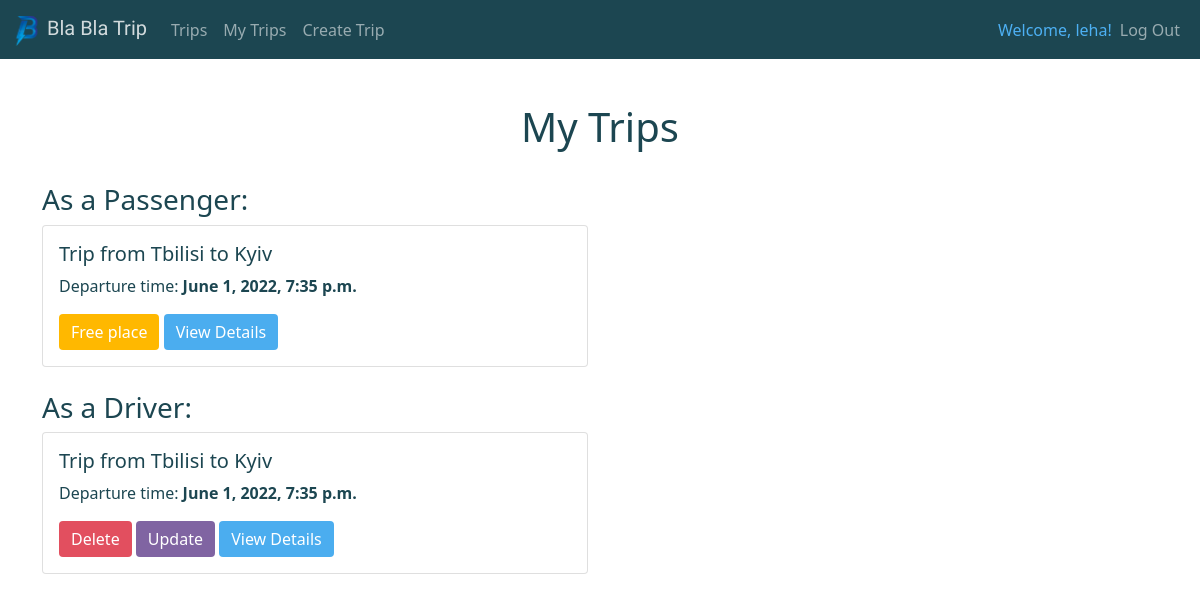
Screenshot of /my_trips/ (signed in) with the database file from the repository.
### trips/models.py (models this page shows, shortened)
class Trip(models.Model):
    num_of_places = models.PositiveIntegerField()
    start_date_and_time = models.DateTimeField()
    places_left = models.IntegerField(blank=True, null=True)
    description = models.TextField(blank=True)
    passengers = models.ManyToManyField(Passenger, blank=True)
    start_country = models.ForeignKey(
        Country, on_delete=models.CASCADE, related_name='Start_country')
    end_country = models.ForeignKey(
        Country, on_delete=models.CASCADE, related_name='End_country')
    start_city = models.ForeignKey(
        City, on_delete=models.CASCADE, related_name='Start_city')
    end_city = models.ForeignKey(
        City, on_delete=models.CASCADE, related_name='End_city')
    driver = models.ForeignKey(Driver, on_delete=models.CASCADE)

class City(models.Model):
    city_name = models.CharField(max_length=255)
    country = models.ForeignKey(Country, on_delete=models.CASCADE)
    def __str__(self):
        return f'{self.city_name}'
    class Meta:
        verbose_name = 'City'
        verbose_name_plural = 'Cities'

### trips/views.py (the view)
# urls.py: path('my_trips/', views.my_trips, name='my-trips'),
def my_trips(request):
    if request.user.is_authenticated:
        tripsAsPassenger = Trip.objects.filter(
            passengers__user=request.user).order_by('start_date_and_time')
        tripsAsDriver = Trip.objects.filter(
            driver__user=request.user).order_by('start_date_and_time')
        if len(tripsAsPassenger | tripsAsDriver) > 0:
            return render(request, 'trips/my_trips.html',
                          {
                              'tripsAsPassenger': tripsAsPassenger if len(Trip.objects.filter(passengers__user=request.user)) > 0 else None,
                              'tripsAsDriver': tripsAsDriver if len(Trip.objects.filter(driver__user=request.user)) > 0 else None
                          })
        else:
            messages.success(
                request, ('Seems like you are not participating in any trip right now'))
            return render(request, 'trips/my_trips.html', {'tripsAsPassenger': None, 'tripsAsDriver': None})
    else:
        messages.success(
            request, ('You must be authorized to obtain data about your trips'))
        return redirect('login')

### trips/templates/trips/my_trips.html (shortened to what this page needs)
{% extends 'trips/base.html' %}
{% block content %}
<div class="container">
    <center>
        <h1>My Trips</h1>
    </center>
    <br>
    {% if tripsAsPassenger != None %}
    <h3>As a Passenger:</h3>
    <div class="row row-cols-1 g-4">
        {% for trip in tripsAsPassenger %}
        <div class="col-sm-6">
            <div class="card">
                <div class="card-body">
                    <h5 class="card-title">Trip from {{trip.start_city}} to {{trip.end_city}}</h5>
                    <p class="card-text">Departure time: <strong>{{trip.start_date_and_time}}</strong></p>
                    <a href="{% url 'free-place' trip.id %}" class="btn btn-dark">Free place</a>
                    <a href="{% url 'trip-details' trip.id %}" class="btn btn-primary">View Details</a>
                </div>
            </div>
        </div>
        {% endfor %}
    </div>
    <br>
    {% endif %}
    {% if tripsAsDriver != None %}
    <h3>As a Driver:</h3>
    <div class="row row-cols-1 g-4">
        {% for trip in tripsAsDriver %}
        <div class="col-sm-6">
            <div class="card">
                <div class="card-body">
                    <h5 class="card-title">Trip from {{trip.start_city}} to {{trip.end_city}}</h5>
                    <p class="card-text">Departure time: <strong>{{trip.start_date_and_time}}</strong></p>
                    <a href="{% url 'delete-trip' trip.id %}" class="btn btn-danger">Delete</a>
                    <a href="{% url 'update-trip' trip.id %}" class="btn btn-secondary">Update</a>
                    <a href="{% url 'trip-details' trip.id %}" class="btn btn-primary">View Details</a>
                </div>
            </div>
        </div>
        {% endfor %}
    </div>
    <br>
    {% endif %}
</div>
{% endblock %}

### trips/templates/trips/navbar.html (shortened to what this page needs)
{% load static %}
<nav class="navbar navbar-expand-lg navbar-dark" style="background-color: #1c4651;">
    <div class="container-fluid">
        <a class="navbar-brand" href="{% url 'home' %}" style="color:rgba(255, 255, 255, 0.8); font-family: 'Catamaran', sans-serif;">
            <img src="{% static 'logoResized.png' %}" width="30" height="30" class="d-inline-block align-text-top">
            Bla Bla Trip
        </a>
        <div class="collapse navbar-collapse" id="navbarSupportedContent">
            <ul class="nav navbar-nav ml-auto mb-2 mb-lg-0">
                <li class="nav-item">
                    <a class="nav-link" href="{% url 'list-trips' %}">Trips</a>
                </li>
                {% if user.is_authenticated %}
                <li class="nav-item">
                    <a class="nav-link" href="{% url 'my-trips' %}">My Trips</a>
                </li>
                <li class="nav-item">
                    <a class="nav-link" href="{% url 'add-trip' %}">Create Trip</a>
                </li>
                {% endif %}
        </div>
        <div class="collapse navbar-collapse justify-content-end" id="navbarSupportedContent">
            <ul class="nav navbar-nav ml-auto">
                {% if user.is_authenticated %}
                <span class="navbar-text" style="color: #4db0f3">Welcome, {{user.username}}!</span>
                <li class="nav-item">
                    <a class="nav-link" href="{% url 'logout' %}">Log Out</a>
                </li>
                {% endif %}
            </ul>
        </div>
    </div>
</nav>

### static/style.css (style rules this page uses)
.btn-primary, .btn-primary:hover, .btn-primary:active, .btn-primary:visited { background-color: #4badef !important; border: 1px #4badef !important; }
body { margin: 0; background: #f9f9f9; font-family: 'Ubuntu', sans-serif; font-style: normal; color: #1c4651 !important; }
.btn-secondary, .btn-secondary:hover, .btn-secondary:active, .btn-secondary:visited { background-color: #8064A2 !important; border: 1px #8064A2 !important; }
.btn-danger, .btn-danger:hover, .btn-danger:active, .btn-danger:visited { background-color: #e24f5f !important; border: 1px #e24f5f !important; }
.btn-dark, .btn-dark:hover, .btn-dark:active, .btn-dark:visited { background-color: #ffb800 !important; border: 1px #ffb800 !important; }
.container { margin: 20px 0; }

### rows the page displays
Trip: start_city "Tbilisi", end_city "Kyiv", start_date_and_time "June 1, 2022, 7:35 p.m."

### other values shown
{{ user.username }} "leha"
